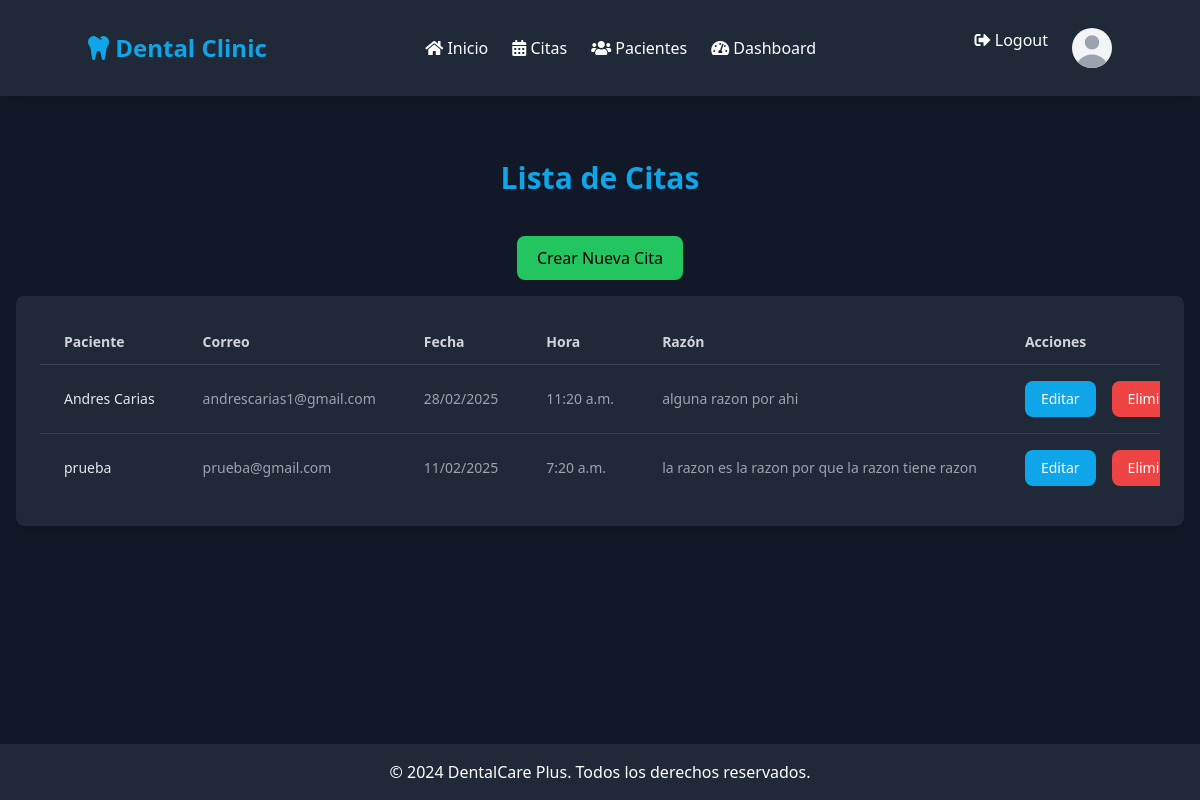
The app's page /appointments/ (signed in), older data.
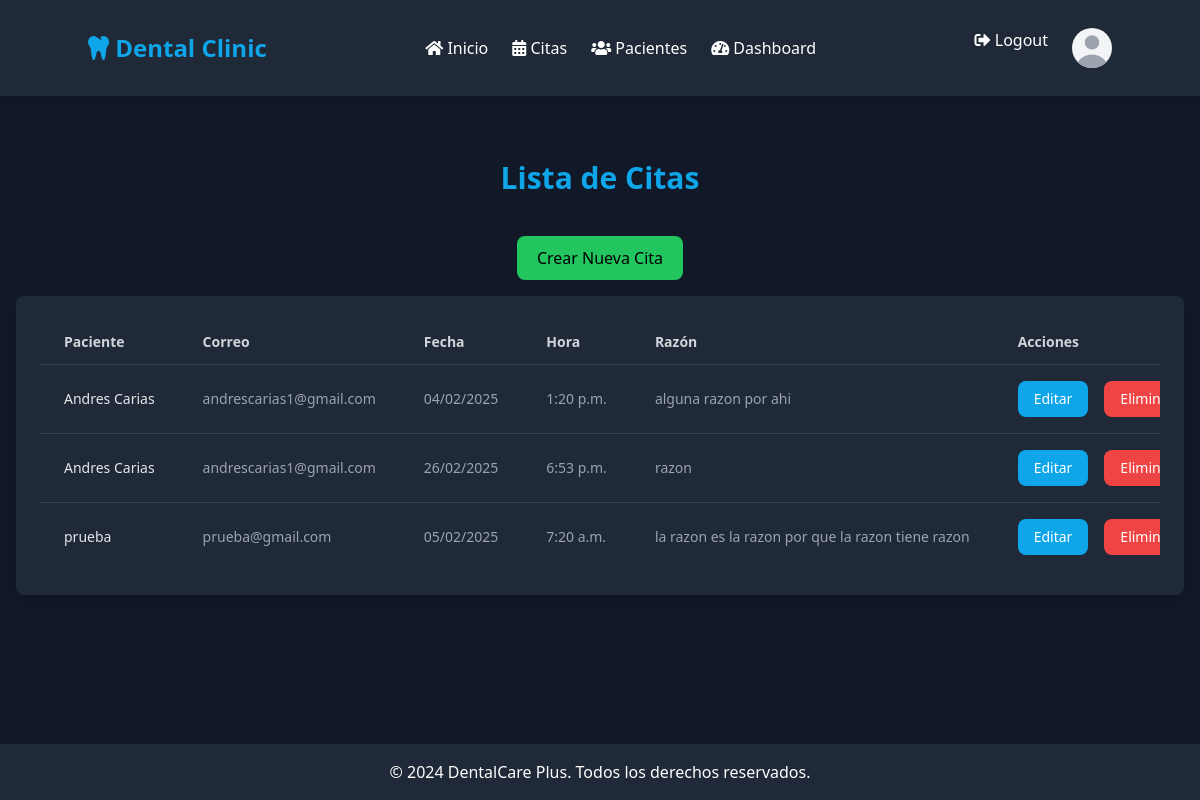
The same page, newer data.
### appointments/models.py (models this page shows, shortened)
class Appointment(models.Model):
    patient = models.ForeignKey(Patient, related_name='appointments', on_delete=models.CASCADE)
    appointment_date = models.DateTimeField()
    time = models.TimeField()
    reason = models.TextField()
    dentist = models.ForeignKey(User, on_delete=models.CASCADE, default=1)
    email = models.EmailField(default='', verbose_name="Correo Electrónico", null=True, blank=True)

class Patient(models.Model):
    name = models.CharField(max_length=100, verbose_name="Nombre Del Paciente")
    age = models.IntegerField(default=0, verbose_name="Edad", null=True, blank=True)
    email = models.EmailField(verbose_name="Correo Electrónico", null=True, blank=True)
    birth_date = models.DateField(verbose_name="Fecha De Nacimiento", null=True, blank=True)
    num_Expidiente = models.CharField(max_length=50, verbose_name="Número De Expediente", null=True, blank=True)
    identity_number = models.CharField(max_length=50, verbose_name="Número De Identidad", null=True, blank=True)
    gender = models.CharField(max_length=1, choices=[('F', 'Femenino'), ('M', 'Masculino')], verbose_name="Género", null=True, blank=True)
    phone = models.CharField(max_length=15, verbose_name="Teléfono", null=True, blank=True)
    next_appointment = models.DateTimeField(null=True, blank=True, verbose_name="Próxima Cita")
    dentist = models.ForeignKey(User, on_delete=models.CASCADE, verbose_name="Dentista")
    origin = models.CharField(max_length=100, verbose_name="Lugar De Procedencia", null=True, blank=True)
    neighborhood = models.CharField(max_length=100, verbose_name="Barrio / Colonia / Residencial", null=True, blank=True)
    responsible_name = models.CharField(max_length=100, verbose_name="Nombre Del Responsable", null=True, blank=True)
    relationship = models.CharField(max_length=50, verbose_name="Relación / Parentesco", null=True, blank=True)
    responsible_phone = models.CharField(max_length=15, verbose_name="Teléfono Del Responsable", null=True, blank=True)
    hospitalized_last_2_years = models.CharField(max_length=3, choices=[('yes', 'Sí'), ('no', 'No')], default='no', verbose_name="¿Ha sido hospitalizado en los últimos dos años?", null=True, blank=True)
    hospitalization_reason = models.CharField(max_length=200, blank=True, null=True, default='', verbose_name="¿Por qué?")
    under_medical_treatment = models.CharField(max_length=3, choices=[('yes', 'Sí'), ('no', 'No')], default='no', verbose_name="¿Está bajo tratamiento médico por enfermedad?", null=True, blank=True)
    medical_condition = models.CharField(max_length=200, blank=True, null=True, default='', verbose_name="¿Sí, qué enfermedad?")
    allergic_to_substances = models.CharField(max_length=3, choices=[('yes', 'Sí'), ('no', 'No')], default='no', verbose_name="¿Es alérgico a alguna sustancia, alimento o droga?", null=True, blank=True)
    allergies_detail = models.CharField(max_length=200, blank=True, null=True, default='', verbose_name="¿A qué?")
    regular_medications = models.CharField(max_length=200, blank=True, null=True, default='', verbose_name="¿Qué medicamentos consume habitualmente?")
    smokes = models.CharField(max_length=3, choices=[('yes', 'Sí'), ('no', 'No')], default='no', verbose_name="¿Fuma?", null=True, blank=True)
    cigarettes_per_day = models.IntegerField(blank=True, null=True, default=0, verbose_name="¿Cuántos al día?")
    drinks_alcohol = models.CharField(max_length=3, choices=[('yes', 'Sí'), ('no', 'No')], default='no', verbose_name="¿Toma alcohol?", null=True, blank=True)
    alcohol_amount = models.CharField(max_length=100, blank=True, null=True, default='', verbose_name="¿Cuánto?")
    is_pregnant = models.CharField(max_length=3, choices=[('yes', 'Sí'), ('no', 'No')], default='no', verbose_name="¿Está embarazada?", null=True, blank=True)
    pregnancy_months = models.IntegerField(blank=True, null=True, default=0, verbose_name="¿Cuántos meses?")
    CONDITIONS_CHOICES = [
        ('cardiac_problems', 'Problemas Cardiacos'),
        ('high_blood_pressure', 'Presión Sanguínea Alta'),
        ('low_blood_pressure', 'Presión Sanguínea Baja'),
        ('venereal_diseases', 'Enfermedades Venéreas'),
        ('hepatitis', 'Hepatitis'),
        ('stomach_ulcers', 'Úlceras Estomacales'),
        ('headaches', 'Dolor De Cabeza'),
        ('aids', 'Sida'),
        ('epilepsy', 'Epilepsia'),
        ('arthritis', 'Artritis'),
        ('diabetes', 'Diabetes'),
        ('nervous_issues', 'Alteraciones nerviosas'),
        ('sinusitis', 'Sinusitis'),
        ('other', 'Otras')
    ]
    ToothCondition =[
         ('S', 'S'),# ('S', 'Sano (S)'),
        ('A', 'A'), #('A', 'Amalgama (A)'),
        ('R', 'R'),#('R', 'Resina (R)'),
        ('C', 'C'),#('C', 'Caries (C)'),
        ('-', '-'),#('-', 'Ausente (-)'),
        ('X', 'X'),# ('X', 'Perdido (X)'),
        ('EI', 'EI'), #('EI', 'Extracción Indicada (EI)'),
        ('P', 'P'), #('P', 'Periodontopatias (P)'),
        ('E', 'E'), #('E', 'Endodoncia (E)'),
        ('PR', 'PR'), #('PR', 'Prótesis Removible (PR)'),
        ('I', 'I'), #('I', 'Incrustación (I)'),
        ('FR', 'FR'), #('FR', 'Fractura Dentaria (FR)'),
        ('S', 'S'), #('S', 'Sellantes (S)'),
        ('PP', 'PP'), #('PP', 'Pulpotomía (PP)'),
        ('PC', 'PC'), #('PC', 'Pulpectomia (PC)'),
    ]
    CONDITIONS_TYPE_CHOICES = [
        ('generalized', 'Generalizada'),
        ('localized', 'Localizada')
    ]
    conditions = MultiSelectField(choices=CONDITIONS_CHOICES, default='', verbose_name="Afecciones", null=True, blank=True)
    observations = models.TextField(blank=True, null=True, default='', verbose_name="Observaciones")
    attach_medical_report = models.CharField(max_length=3, choices=[('yes', 'Sí'), ('no', 'No')], default='no', verbose_name="Adjunta el informe médico", null=True, blank=True)
    difficulty_speaking = models.CharField(max_length=3, choices=[('yes', 'Sí'), ('no', 'No')], default='no', verbose_name="¿Tiene dificultad para hablar?", null=True, blank=True)
    difficulty_chewing = models.CharField(max_length=3, choices=[('yes', 'Sí'), ('no', 'No')], default='no', verbose_name="¿Para masticar?", null=True, blank=True)
    difficulty_opening_mouth = models.CharField(max_length=3, choices=[('yes', 'Sí'), ('no', 'No')], default='no', verbose_name="¿Para abrir la boca?", null=True, blank=True)
    difficulty_swallowing = models.CharField(max_length=3, choices=[('yes', 'Sí'), ('no', 'No')], default='no', verbose_name="¿Para tragar los alimentos?", null=True, blank=True)
    bleeding_gums = models.CharField(max_length=3, choices=[('yes', 'Sí'), ('no', 'No')], default='no', verbose_name="¿Le sangran las encías?", null=True, blank=True)
    tooth_mobility = models.CharField(max_length=3, choices=[('yes', 'Sí'), ('no', 'No')], default='no', verbose_name="¿Tiene movilidad en algún diente?", null=True, blank=True)
    pus_in_mouth = models.CharField(max_length=3, choices=[('yes', 'Sí'), ('no', 'No')], default='no', verbose_name="¿Le sale pus de algún lugar de la boca?", null=True, blank=True)
    pus_location = models.CharField(max_length=200, blank=True, null=True, default='', verbose_name="¿Dónde?")
    brushing_frequency = models.IntegerField(default=0, verbose_name="¿Cuántas veces al día se cepilla los dientes?", null=True, blank=True)
    oral_hygiene_status = models.CharField(max_length=10, choices=[('good', 'Buena'), ('regular', 'Regular'), ('poor', 'Mala')], default='good', verbose_name="¿Estado de la higiene bucal?", null=True, blank=True)
    tongue_condition = models.CharField(max_length=10, choices=[('abnormal', 'Anormal'), ('normal', 'Normal')], default='normal', verbose_name="Lengua", null=True, blank=True)
    lips_condition = models.CharField(max_length=10, choices=[('abnormal', 'Anormal'), ('normal', 'Normal')], default='normal', verbose_name="Labios", null=True, blank=True)
    cheeks_condition = models.CharField(max_length=10, choices=[('abnormal', 'Anormal'), ('normal', 'Normal')], default='normal', verbose_name="Carillos", null=True, blank=True)
    floor_of_mouth_condition = models.CharField(max_length=10, choices=[('abnormal', 'Anormal'), ('normal', 'Normal')], default='normal', verbose_name="Piso de la boca", null=True, blank=True)
    gingival_tissue_condition = models.CharField(max_length=10, choices=[('abnormal', 'Anormal'), ('normal', 'Normal')], default='normal', verbose_name="Tejido gingival – periodontal", null=True, blank=True)
    number_of_teeth = models.IntegerField(default=0, verbose_name="Cantidad de dientes presentes", null=True, blank=True)
    tartar_presence = models.CharField(max_length=3, choices=[('yes', 'Sí'), ('no', 'No')], default='no', verbose_name="Presencia de sarro", null=True, blank=True)
    periodontal_disease = models.CharField(max_length=3, choices=[('yes', 'Sí'), ('no', 'No')], default='no', verbose_name="Enfermedad periodontal", null=True, blank=True)
    periodontal_disease_location = models.CharField(max_length=200, blank=True, null=True, default='', verbose_name="¿Dónde? (si es localizada)")
    conditions_type = models.CharField(max_length=20, choices=CONDITIONS_TYPE_CHOICES, default='generalized', verbose_name="Tipo de afección", null=True, blank=True)
    tooth_1 = models.CharField(max_length=2, choices=ToothCondition, blank=True, null=True, verbose_name="Diente 1")
    tooth_2 = models.CharField(max_length=2, choices=ToothCondition, blank=True, null=True, verbose_name="Diente 2")
    tooth_3 = models.CharField(max_length=2, choices=ToothCondition, blank=True, null=True, verbose_name="Diente 3")
    tooth_4 = models.CharField(max_length=2, choices=ToothCondition, blank=True, null=True, verbose_name="Diente 4")
    tooth_5 = models.CharField(max_length=2, choices=ToothCondition, blank=True, null=True, verbose_name="Diente 5")
    tooth_6 = models.CharField(max_length=2, choices=ToothCondition, blank=True, null=True, verbose_name="Diente 6")
    tooth_7 = models.CharField(max_length=2, choices=ToothCondition, blank=True, null=True, verbose_name="Diente 7")
    tooth_8 = models.CharField(max_length=2, choices=ToothCondition, blank=True, null=True, verbose_name="Diente 8")
    tooth_9 = models.CharField(max_length=2, choices=ToothCondition, blank=True, null=True, verbose_name="Diente 9")
    tooth_10 = models.CharField(max_length=2, choices=ToothCondition, blank=True, null=True, verbose_name="Diente 10")
    tooth_11 = models.CharField(max_length=2, choices=ToothCondition, blank=True, null=True, verbose_name="Diente 11")
    tooth_12 = models.CharField(max_length=2, choices=ToothCondition, blank=True, null=True, verbose_name="Diente 12")
    tooth_13 = models.CharField(max_length=2, choices=ToothCondition, blank=True, null=True, verbose_name="Diente 13")
    tooth_14 = models.CharField(max_length=2, choices=ToothCondition, blank=True, null=True, verbose_name="Diente 14")
    tooth_15 = models.CharField(max_length=2, choices=ToothCondition, blank=True, null=True, verbose_name="Diente 15")
    tooth_16 = models.CharField(max_length=2, choices=ToothCondition, blank=True, null=True, verbose_name="Diente 16")
    tooth_17 = models.CharField(max_length=2, choices=ToothCondition, blank=True, null=True, verbose_name="Diente 17")
    tooth_18 = models.CharField(max_length=2, choices=ToothCondition, blank=True, null=True, verbose_name="Diente 18")
    tooth_19 = models.CharField(max_length=2, choices=ToothCondition, blank=True, null=True, verbose_name="Diente 19")
    tooth_20 = models.CharField(max_length=2, choices=ToothCondition, blank=True, null=True, verbose_name="Diente 20")
    tooth_21 = models.CharField(max_length=2, choices=ToothCondition, blank=True, null=True, verbose_name="Diente 21")
    tooth_22 = models.CharField(max_length=2, choices=ToothCondition, blank=True, null=True, verbose_name="Diente 22")
    tooth_23 = models.CharField(max_length=2, choices=ToothCondition, blank=True, null=True, verbose_name="Diente 23")
    tooth_24 = models.CharField(max_length=2, choices=ToothCondition, blank=True, null=True, verbose_name="Diente 24")
    tooth_25 = models.CharField(max_length=2, choices=ToothCondition, blank=True, null=True, verbose_name="Diente 25")
    tooth_26 = models.CharField(max_length=2, choices=ToothCondition, blank=True, null=True, verbose_name="Diente 26")
    tooth_27 = models.CharField(max_length=2, choices=ToothCondition, blank=True, null=True, verbose_name="Diente 27")
    tooth_28 = models.CharField(max_length=2, choices=ToothCondition, blank=True, null=True, verbose_name="Diente 28")
    tooth_29 = models.CharField(max_length=2, choices=ToothCondition, blank=True, null=True, verbose_name="Diente 29")
    tooth_30 = models.CharField(max_length=2, choices=ToothCondition, blank=True, null=True, verbose_name="Diente 30")
    tooth_31 = models.CharField(max_length=2, choices=ToothCondition, blank=True, null=True, verbose_name="Diente 31")
    tooth_32 = models.CharField(max_length=2, choices=ToothCondition, blank=True, null=True, verbose_name="Diente 32")
    diagnosis = models.TextField(default='', verbose_name="Diagnóstico", null=True, blank=True)
    treatment_plan = models.TextField(default='', verbose_name="Plan de Tratamiento", null=True, blank=True)

### appointments/views.py (the view)
# urls.py: path('appointments/', views.appointments_list, name='appointments_list'),
@login_required
def appointments_list(request):
    appointments = Appointment.objects.filter(patient__dentist=request.user)
    return render(request, 'appointments/appointments_list.html', {'appointments': appointments})

### appointments/templates/appointments/appointments_list.html (shortened to what this page needs)
{% extends 'appointments/base.html' %}
{% block content %}
<div class="container mx-auto py-8 px-4 max-w-7xl lg:py-16">
    <h1 class="text-3xl font-bold text-dental-blue mb-10 mt-8 text-center">Lista de Citas</h1>
    <div class="flex justify-center mb-4">
        <a href="{% url 'appointment_create' %}" class="bg-dental-green text-black px-5 py-2.5 rounded-lg focus:ring-4 focus:ring-primary-200 dark:focus:ring-primary-900 hover:bg-dental-green/80 transition-colors">
            Crear Nueva Cita
        </a>
    </div>
    <div class="bg-gray-800 p-6 rounded-lg shadow-lg">
        <div class="overflow-x-auto">
            <table class="min-w-full divide-y divide-gray-700">
                <thead>
                    <tr>
                        <th class="px-6 py-3 text-left text-sm font-semibold text-gray-300">Paciente</th>
                        <th class="px-6 py-3 text-left text-sm font-semibold text-gray-300">Correo</th>
                        <th class="px-6 py-3 text-left text-sm font-semibold text-gray-300">Fecha</th>
                        <th class="px-6 py-3 text-left text-sm font-semibold text-gray-300">Hora</th>
                        <th class="px-6 py-3 text-left text-sm font-semibold text-gray-300">Razón</th>
                        <th class="px-6 py-3 text-left text-sm font-semibold text-gray-300">Acciones</th>
                    </tr>
                </thead>
                <tbody class="divide-y divide-gray-700">
                    {% for appointment in appointments %}
                    <tr class="hover:bg-gray-700 transition-colors">
                        <td class="px-6 py-4 whitespace-nowrap text-sm font-medium text-gray-200">{{ appointment.patient.name }}</td>
                        <td class="px-6 py-4 whitespace-nowrap text-sm text-gray-400">{{ appointment.patient.email }}</td>
                        <td class="px-6 py-4 whitespace-nowrap text-sm text-gray-400">{{ appointment.appointment_date|date:"d/m/Y" }}</td>
                        <td class="px-6 py-4 whitespace-nowrap text-sm text-gray-400">{{ appointment.time }}</td>
                        <td class="px-6 py-4 whitespace-nowrap text-sm text-gray-400">{{ appointment.reason }}</td>
                        <td class="px-6 py-4 whitespace-nowrap text-sm font-medium flex space-x-4">
                            <a href="{% url 'appointment_edit' appointment.pk %}" class="bg-dental-blue text-white px-4 py-2 rounded-lg hover:bg-dental-blue/80 transition-colors">Editar</a>
                            <a href="{% url 'appointment_delete' appointment.pk %}" class="bg-red-500 text-white px-4 py-2 rounded-lg hover:bg-red-400 transition-colors">Eliminar</a>
                        </td>
                    </tr>
                    {% empty %}
                    <tr>
                        <td colspan="6" class="px-6 py-4 text-center text-gray-400">No hay citas registradas.</td>
                    </tr>
                    {% endfor %}
                </tbody>
            </table>
        </div>
    </div>
</div>
{% endblock %}

Row changes from the older to the newer data that the page shows:
changed Appointment "alguna razon por ahi": appointment_date "28/02/2025" → "04/02/2025"; time "11:20 a.m." → "1:20 p.m."
added Appointment: patient.name "Andres Carias", patient.email "andrescarias1@gmail.com", appointment_date "26/02/2025", time "6:53 p.m.", reason "razon"
changed Appointment "la razon es la razon por que la razon tiene razon": appointment_date "11/02/2025" → "05/02/2025"
